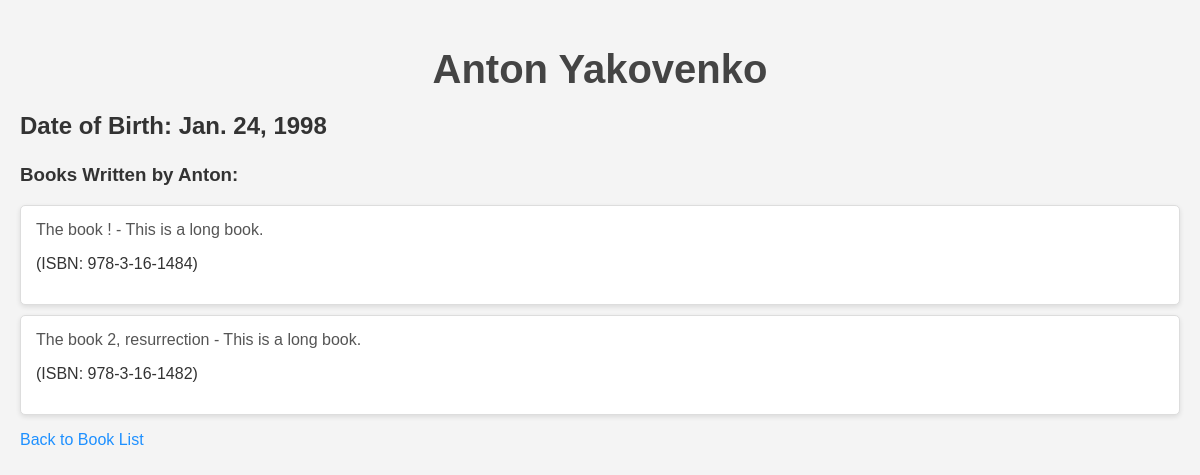
Screenshot of /books/author/2/ with the database file from the repository.
### books/models.py (models this page shows, shortened)
class Author(models.Model):
    first_name = models.CharField(max_length=100)
    last_name = models.CharField(max_length=100)
    date_of_birth = models.DateField(null=True, blank=True)

class Book(models.Model):
    title = models.CharField(max_length=200)
    author = models.ForeignKey(Author, on_delete=models.CASCADE)
    summary = models.TextField(max_length=1000, help_text='Enter a brief description of the book')
    isbn = models.CharField('ISBN', max_length=13, unique=True)
    publication_date = models.DateField(null=True, blank=True)
    pages = models.IntegerField(null=True, blank=True)
    def is_long(self):
        return self.pages > 300

### books/views.py (the view)
# urls.py: path('author/<int:author_id>/', views.author_detail, name='author_detail'),
def author_detail(request, author_id):
    author = get_object_or_404(Author, id=author_id)
    books = Book.objects.filter(author=author)
    return render(request, 'authors/author_detail.html', {'author': author, 'books': books})

### books/templates/authors/author_detail.html (shortened to what this page needs)
<!DOCTYPE html>
<html lang="en">
<head>
    {% load static %}
    <link rel="stylesheet" type="text/css" href="{% static 'author/style.css' %}">
</head>
<body>
    <h1>{{ author.first_name }} {{ author.last_name }}</h1>
    <h2>Date of Birth: {{ author.date_of_birth }}</p>
    <h3>Books Written by {{ author.first_name }}:</h3>
    <ul>
        {% for book in books %}
            <li>
                <span>
                    {{ book.title }}
                </span>
                {% if book.is_long %}
                    <span> - This is a long book.</span>
                {% else %}
                    <span> - This is a short book.</span>
                {% endif %}
                <p>
                    (ISBN: {{ book.isbn }})
                </p>
            </li>
        {% empty %}
            <li>No books found for this author.</li>
        {% endfor %}
    </ul>
    <a href="{% url 'book_list' %}">Back to Book List</a>
</body>
</html>

### books/static/author/style.css (style rules this page uses)
body { font-family: 'Arial', sans-serif; background-color: #f4f4f4; margin: 0; padding: 20px; color: #333; }
h1 { color: #444; text-align: center; font-size: 2.5em; margin-bottom: 20px; }
ul { list-style-type: none; padding: 0; }
ul li { background-color: #fff; margin: 10px 0; padding: 15px; border: 1px solid #ddd; border-radius: 5px; box-shadow: 0 2px 5px rgba(0, 0, 0, 0.1); }
a { color: #1e90ff; text-decoration: none; }
span { font-size: 1em; color: #555; }

### rows the page displays
Author: first_name "Anton", last_name "Yakovenko", date_of_birth "Jan. 24, 1998"
Book: title "The book !", pages "- This is a long book.", isbn "978-3-16-1484"
Book: title "The book 2, resurrection", pages "- This is a long book.", isbn "978-3-16-1482"
